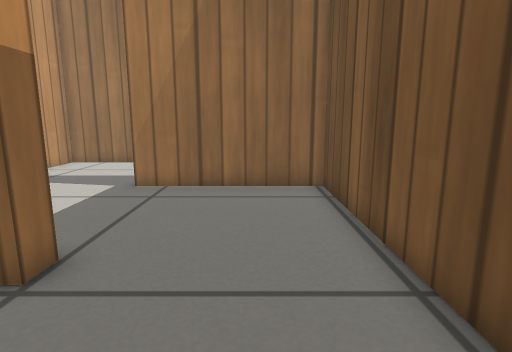
view 1 (above)

24 first-person views from a walk through a world built for the Gazebo simulator. The camera is 0.42 m above the floor, tilts 10° down and sees 80° across. The floor is counted in squares, 0.2 m on a side. Each view is taken from the middle of a square. On the plan, view 1 faces up. The plan holds only what a view shows up to about 17 squares ahead; the rest is blank. Gazebo's built-in surfaces are drawn with simple patterns.

view 2
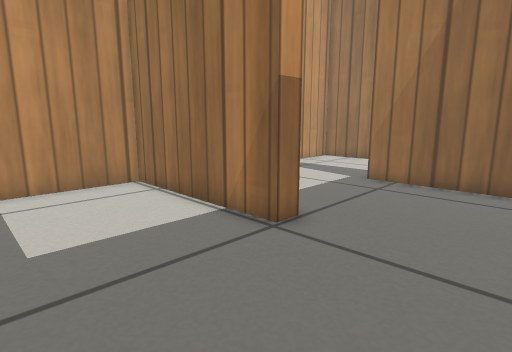

view 3
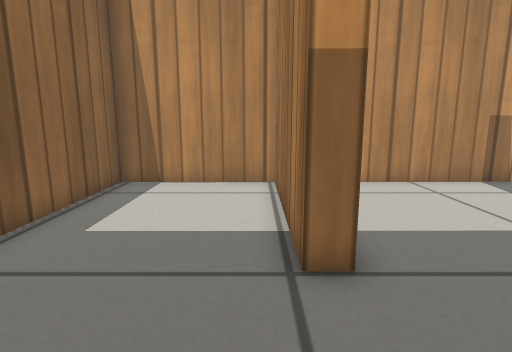

view 4
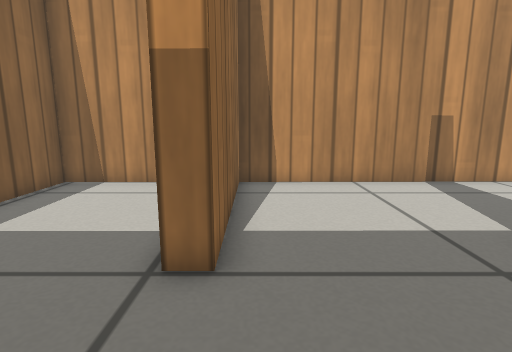

view 5
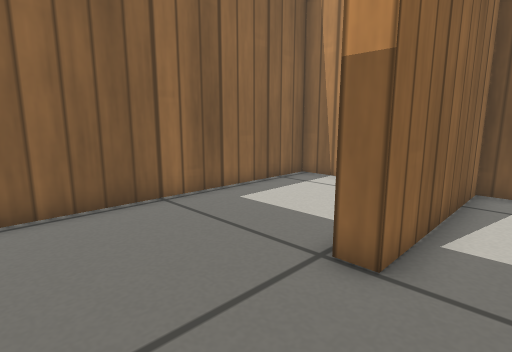

view 6
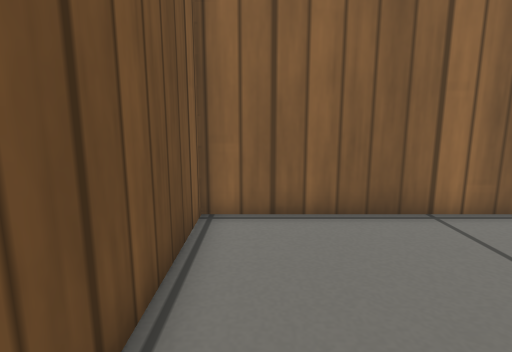

view 7
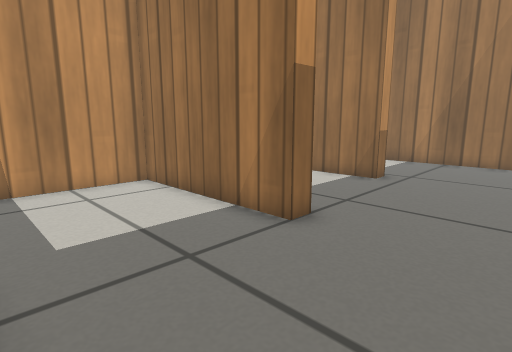

view 8
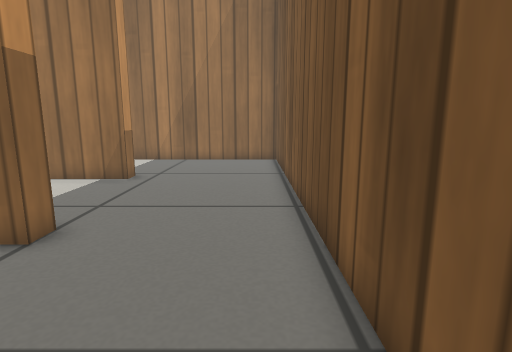

view 9
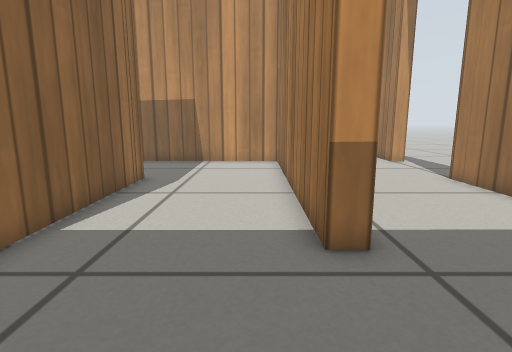

view 10
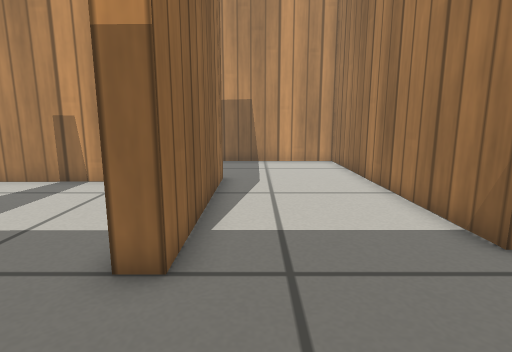

view 11
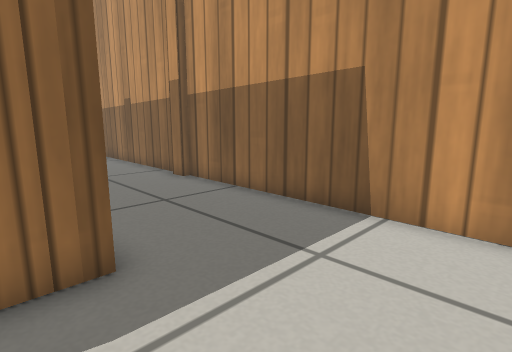

view 12
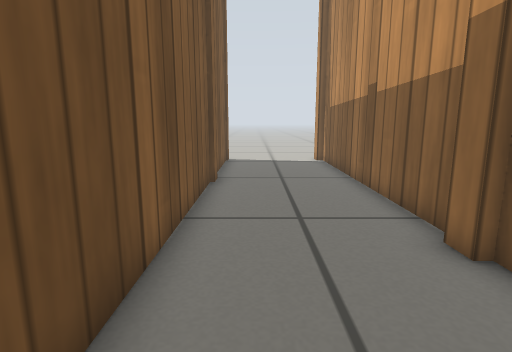

view 13
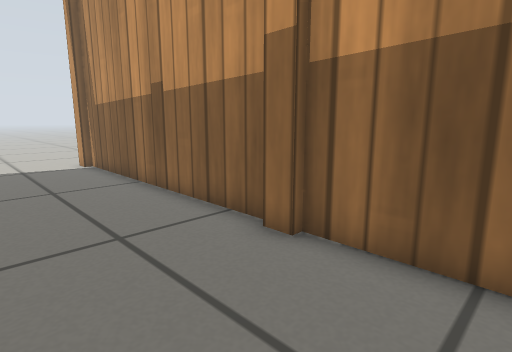

view 14
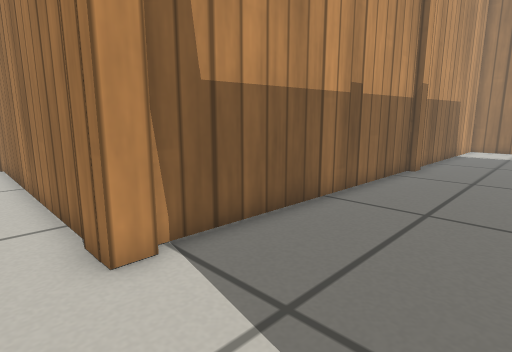

view 15
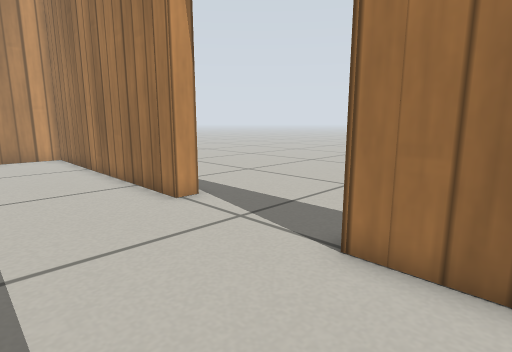

view 16
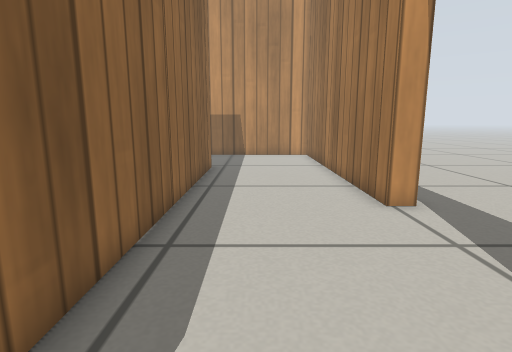

view 17
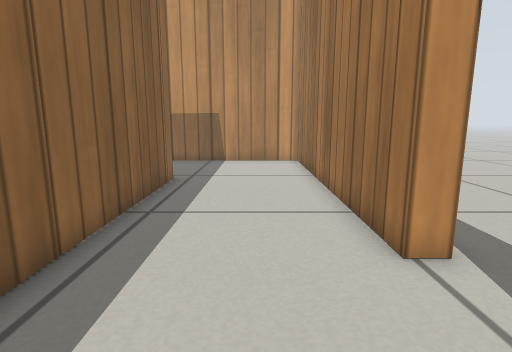

view 18
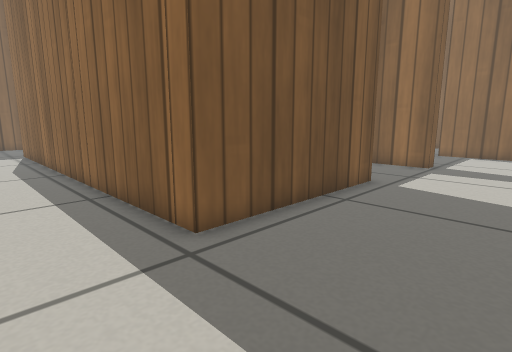

view 19
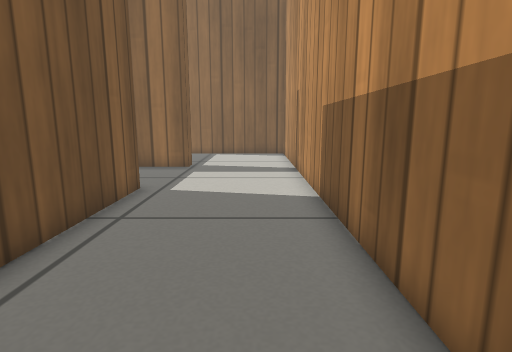

view 20
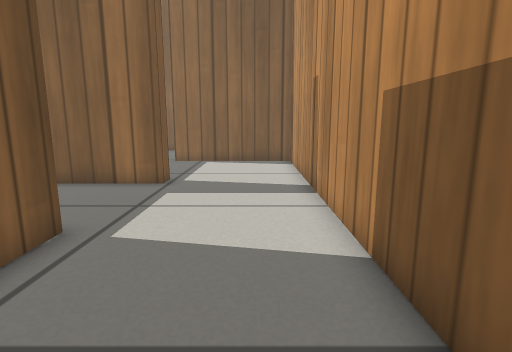

view 21
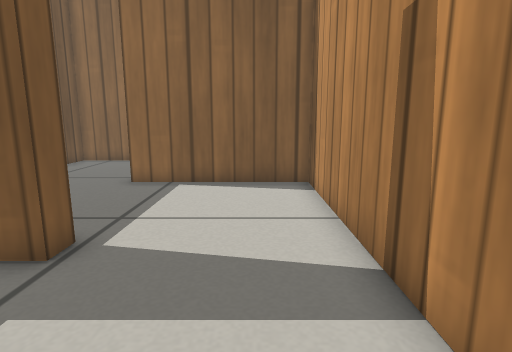

view 22
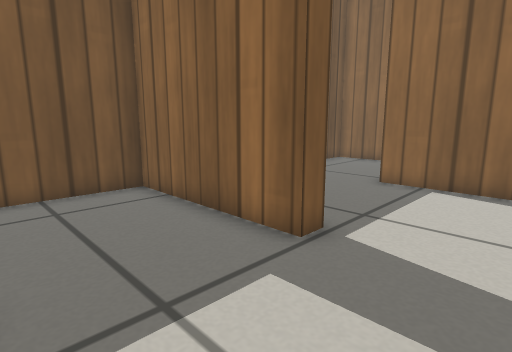

view 23
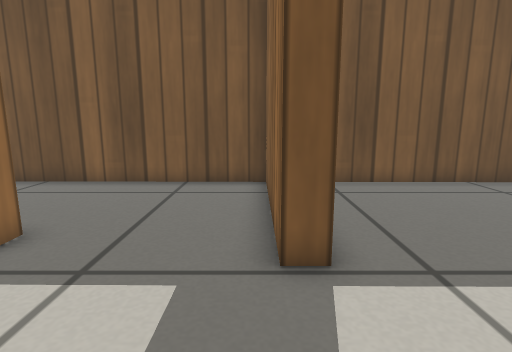

view 24
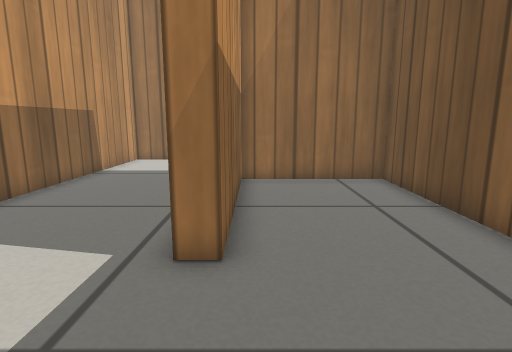

### Floor plan
Points are (right, up) in squares from view 1. A wall is a line through its corners. A room is listed if a view was taken in it or the views show most of it. See-through windows are left out.
Room 1 (views 1, 2, 3)
walls: (-3, 3.7) (-9.6, 3.7) (-9.6, -1.8) (2.3, -1.8) (2.3, 3.4)
ways out: opening at (-1, 4) to room 2
Room 2 (views 4, 5, 6)
walls: (-3, 4.4) (-3, 3.7); (2.3, 3.4) (2.2, 9.9) (-4, 9.9)
ways out: opening at (-1, 4) to room 1; opening at (-4, 7) to room 10
Room 3 (views 7, 8)
walls: (-3, 16) (-4.5, 16); (2.2, 12.2) (2.2, 15.4)
ways out: opening at (-0.5, 16.5) to room 4; opening at (-3.5, 13) to room 8
Room 4 (views 9, 10, 11, 12, 13)
walls: (-10.5, 16.8) (-3, 16.8) (-3, 16); (-15.6, 10) (-15.7, -1.9); (-10.4, 4.4) (-10.4, 13.4); (-10.6, 3.6) (-10.6, 4.5); (-3.8, 22.2) (-15.5, 22.2) (-15.6, 10.6) (-15.3, 10.6) (-15.3, 9.9); (2.2, 15.4) (2.2, 21.6); (-10.3, -2.1) (-10.4, 2.4)
ways out: opening at (-0.5, 16.5) to room 3; open door at (-13, -2) to room 5; opening at (-1, 22.5) to room 6
Room 5 (view 14)
walls: (-15.3, -2.5) (-27.9, -2.5)
ways out: open door at (-13, -2) to room 4; open door at (-13, 28.5) to room 6
Room 6 (views 15, 16, 17, 18, 19, 20, 21, 22, 23)
walls: (-15.5, 28.3) (-27.8, 28.3) (-27.9, 9.4); (-21.5, 15.4) (-22.3, 15.4) (-22.3, 22.9) (-5.3, 22.9); (-7.5, 28.3) (-10.4, 28.3); (-3.8, 23) (-3.8, 22.2); (-22.8, 9.9) (-22.8, 10.6) (-21.6, 10.6); (2.2, 21.6) (2.2, 28.3) (-6, 28.3)
ways out: opening at (-1, 22.5) to room 4; open door at (-13, 28.5) to room 5; opening at (-22, 13) to room 7; opening at (-25, 10) to room 9
Room 7 (view 24)
walls: (-21.6, 10.6) (-16.4, 10.6) (-16.3, 22.2) (-21.5, 22.2) (-21.5, 15.4)
ways out: opening at (-22, 13) to room 6
Room 8 (no view inside)
walls: (-4.5, 16) (-9.7, 16) (-9.6, 9.6)
ways out: opening at (-3.5, 13) to room 3; opening at (-7, 10) to room 10
Room 9 (no view inside)
walls: (-27.9, 9.4) (-27.9, 4.4) (-21.5, 4.4)
ways out: opening at (-25, 10) to room 6; opening at (-22, 7) to room 11
Room 10 (no view inside)
walls: (-9.6, 9.6) (-9.6, 4.4) (-3, 4.4)
ways out: opening at (-4, 7) to room 2; opening at (-7, 10) to room 8
Room 11 (no view inside)
walls: (-16.4, 3.5) (-16.4, 8.3)
ways out: opening at (-22, 7) to room 9; opening at (-19, 4)

Where each view was taken, in squares from view 1:
view 1: 0 up, 0 right, facing up
view 2: 1 down, 1 right, facing up-left
view 3: 3 up, 1 right, facing left
view 4: 5 up, 1 right, facing left
view 5: 6 up, 1 right, facing down-left
view 6: 5 up, 1 right, facing down
view 7: 11 up, 1 right, facing up-left
view 8: 11 up, 1 right, facing up
view 9: 21 up, 1 right, facing left
view 10: 18 up, 1 right, facing left
view 11: 21 up, 9 left, facing down-left
view 12: 15 up, 12 left, facing down
view 13: 14 up, 11 left, facing down-left
view 14: 4 down, 11 left, facing up-left
view 15: 24 up, 8 left, facing up-left
view 16: 25 up, 8 left, facing left
view 17: 26 up, 11 left, facing left
view 18: 26 up, 27 left, facing down-right
view 19: 25 up, 26 left, facing down
view 20: 21 up, 26 left, facing down
view 21: 15 up, 26 left, facing down
view 22: 15 up, 26 left, facing down-right
view 23: 11 up, 27 left, facing right
view 24: 11 up, 21 left, facing up
